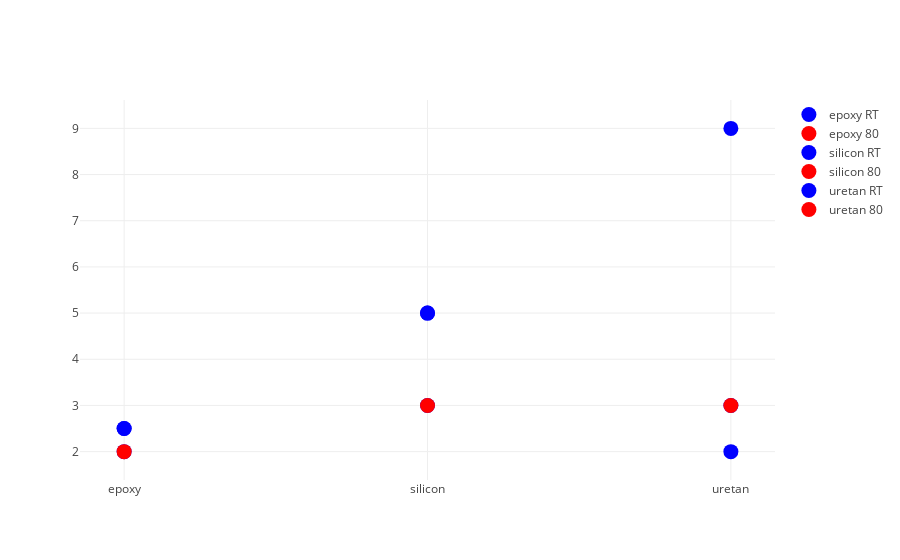

Write notebook code for a chart like this one.
### Code cell
import plotly.io as pio

df = pd.read_excel('data.xlsx', index_col=0, header=0)
df['date'] = df['date'].dt.strftime('%y/%m/%d')
df['group'] = df['kind'] + " " + df['Temp'].astype(str)
# print(df)
df = df.sort_values('kind')


def marker_color(x):
    if str(x) == '80':
        return 'red'
    else:
        return 'blue'


data = [dict(
    type='scatter',
    x=df['kind'],
    y=df['tension'],
    mode='markers',
    # text=df['Temp'],
    # text_2=df['Temp'],
    # hovertemplate=""" %{x} <br> Tension:%{y} <br> Temp: %{text_2}""",

    marker=dict(color=list(map(marker_color, df['Temp'])), size=15),
    transforms=[dict(
        type='groupby',
        groups=df['group'],
    )]
)]

fig_dict = dict(data=data, )


# fig.update_layout
pio.show(fig_dict, validate=False)

### Figure 1 — Plotly figure (JSON) as saved in the notebook; plotly's stock layout.template omitted (floating-point values rounded to 4 significant figures)
{"data": [{"marker": {"color": ["blue", "red", "blue", "blue", "blue", "blue", "red", "blue", "blue", "blue", "red", "blue"], "size": 15}, "mode": "markers", "transforms": [{"groups": ["epoxy RT", "epoxy 80", "epoxy RT", "epoxy RT", "silicon RT", "silicon RT", "silicon 80", "silicon RT", "uretan RT", "uretan RT", "uretan 80", "uretan RT"], "type": "groupby"}], "type": "scatter", "x": ["epoxy", "epoxy", "epoxy", "epoxy", "silicon", "silicon", "silicon", "silicon", "uretan", "uretan", "uretan", "uretan"], "y": [2.5, 2, 2.5, 2, 3, 5, 3, 5, 3, 9, 3, 2]}], "layout": {}}
